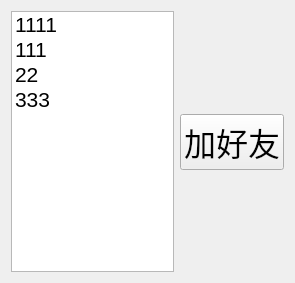
<?xml version="1.0" encoding="UTF-8"?>
<ui version="4.0">
 <class>Online</class>
 <widget class="QWidget" name="Online">
  <property name="geometry">
   <rect>
    <x>0</x>
    <y>0</y>
    <width>295</width>
    <height>283</height>
   </rect>
  </property>
  <property name="windowTitle">
   <string>Form</string>
  </property>
  <layout class="QHBoxLayout" name="horizontalLayout_2">
   <item>
    <layout class="QHBoxLayout" name="horizontalLayout">
     <item>
      <widget class="QListWidget" name="online_lw">
       <property name="font">
        <font>
         <pointsize>16</pointsize>
        </font>
       </property>
       <item>
        <property name="text">
         <string>1111</string>
        </property>
       </item>
       <item>
        <property name="text">
         <string>111</string>
        </property>
       </item>
       <item>
        <property name="text">
         <string>22</string>
        </property>
       </item>
       <item>
        <property name="text">
         <string>333</string>
        </property>
       </item>
      </widget>
     </item>
     <item>
      <layout class="QVBoxLayout" name="verticalLayout">
       <item>
        <spacer name="verticalSpacer">
         <property name="orientation">
          <enum>Qt::Vertical</enum>
         </property>
         <property name="sizeHint" stdset="0">
          <size>
           <width>20</width>
           <height>40</height>
          </size>
         </property>
        </spacer>
       </item>
       <item>
        <widget class="QPushButton" name="addFriend">
         <property name="font">
          <font>
           <family>Arial</family>
           <pointsize>24</pointsize>
          </font>
         </property>
         <property name="text">
          <string>加好友</string>
         </property>
        </widget>
       </item>
       <item>
        <spacer name="verticalSpacer_2">
         <property name="orientation">
          <enum>Qt::Vertical</enum>
         </property>
         <property name="sizeHint" stdset="0">
          <size>
           <width>20</width>
           <height>40</height>
          </size>
         </property>
        </spacer>
       </item>
      </layout>
     </item>
    </layout>
   </item>
  </layout>
 </widget>
 <resources/>
 <connections/>
</ui>
